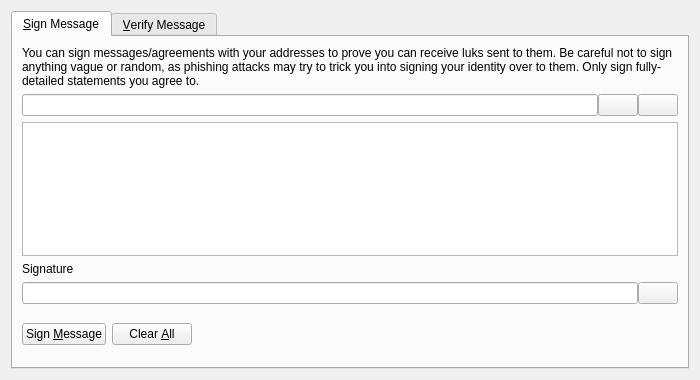
<?xml version="1.0" encoding="UTF-8"?>
<ui version="4.0">
 <class>SignVerifyMessageDialog</class>
 <widget class="QDialog" name="SignVerifyMessageDialog">
  <property name="geometry">
   <rect>
    <x>0</x>
    <y>0</y>
    <width>700</width>
    <height>380</height>
   </rect>
  </property>
  <property name="windowTitle">
   <string>Signatures - Sign / Verify a Message</string>
  </property>
  <property name="modal">
   <bool>true</bool>
  </property>
  <layout class="QVBoxLayout" name="verticalLayout">
   <item>
    <widget class="QTabWidget" name="tabWidget">
     <property name="currentIndex">
      <number>0</number>
     </property>
     <widget class="QWidget" name="tabSignMessage">
      <attribute name="title">
       <string>&amp;Sign Message</string>
      </attribute>
      <layout class="QVBoxLayout" name="verticalLayout_SM">
       <item>
        <widget class="QLabel" name="infoLabel_SM">
         <property name="text">
          <string>You can sign messages/agreements with your addresses to prove you can receive luks sent to them. Be careful not to sign anything vague or random, as phishing attacks may try to trick you into signing your identity over to them. Only sign fully-detailed statements you agree to.</string>
         </property>
         <property name="textFormat">
          <enum>Qt::PlainText</enum>
         </property>
         <property name="wordWrap">
          <bool>true</bool>
         </property>
        </widget>
       </item>
       <item>
        <layout class="QHBoxLayout" name="horizontalLayout_1_SM">
         <property name="spacing">
          <number>0</number>
         </property>
         <item>
          <widget class="QValidatedLineEdit" name="addressIn_SM">
           <property name="toolTip">
            <string>The Luk address to sign the message with</string>
           </property>
          </widget>
         </item>
         <item>
          <widget class="QPushButton" name="addressBookButton_SM">
           <property name="toolTip">
            <string>Choose previously used address</string>
           </property>
           <property name="text">
            <string/>
           </property>
           <property name="icon">
            <iconset resource="../luk.qrc">
             <normaloff>:/icons/address-book</normaloff>:/icons/address-book</iconset>
           </property>
           <property name="shortcut">
            <string>Alt+A</string>
           </property>
           <property name="autoDefault">
            <bool>false</bool>
           </property>
          </widget>
         </item>
         <item>
          <widget class="QPushButton" name="pasteButton_SM">
           <property name="toolTip">
            <string>Paste address from clipboard</string>
           </property>
           <property name="text">
            <string/>
           </property>
           <property name="icon">
            <iconset resource="../luk.qrc">
             <normaloff>:/icons/editpaste</normaloff>:/icons/editpaste</iconset>
           </property>
           <property name="shortcut">
            <string>Alt+P</string>
           </property>
           <property name="autoDefault">
            <bool>false</bool>
           </property>
          </widget>
         </item>
        </layout>
       </item>
       <item>
        <widget class="QPlainTextEdit" name="messageIn_SM">
         <property name="toolTip">
          <string>Enter the message you want to sign here</string>
         </property>
        </widget>
       </item>
       <item>
        <widget class="QLabel" name="signatureLabel_SM">
         <property name="text">
          <string>Signature</string>
         </property>
         <property name="textFormat">
          <enum>Qt::PlainText</enum>
         </property>
        </widget>
       </item>
       <item>
        <layout class="QHBoxLayout" name="horizontalLayout_2_SM">
         <property name="spacing">
          <number>0</number>
         </property>
         <item>
          <widget class="QLineEdit" name="signatureOut_SM">
           <property name="font">
            <font>
             <italic>true</italic>
            </font>
           </property>
           <property name="readOnly">
            <bool>true</bool>
           </property>
          </widget>
         </item>
         <item>
          <widget class="QPushButton" name="copySignatureButton_SM">
           <property name="toolTip">
            <string>Copy the current signature to the system clipboard</string>
           </property>
           <property name="text">
            <string/>
           </property>
           <property name="icon">
            <iconset resource="../luk.qrc">
             <normaloff>:/icons/editcopy</normaloff>:/icons/editcopy</iconset>
           </property>
           <property name="autoDefault">
            <bool>false</bool>
           </property>
          </widget>
         </item>
        </layout>
       </item>
       <item>
        <layout class="QHBoxLayout" name="horizontalLayout_3_SM">
         <item>
          <widget class="QPushButton" name="signMessageButton_SM">
           <property name="toolTip">
            <string>Sign the message to prove you own this Luk address</string>
           </property>
           <property name="text">
            <string>Sign &amp;Message</string>
           </property>
           <property name="icon">
            <iconset resource="../luk.qrc">
             <normaloff>:/icons/edit</normaloff>:/icons/edit</iconset>
           </property>
           <property name="autoDefault">
            <bool>false</bool>
           </property>
          </widget>
         </item>
         <item>
          <widget class="QPushButton" name="clearButton_SM">
           <property name="toolTip">
            <string>Reset all sign message fields</string>
           </property>
           <property name="text">
            <string>Clear &amp;All</string>
           </property>
           <property name="icon">
            <iconset resource="../luk.qrc">
             <normaloff>:/icons/remove</normaloff>:/icons/remove</iconset>
           </property>
           <property name="autoDefault">
            <bool>false</bool>
           </property>
          </widget>
         </item>
         <item>
          <spacer name="horizontalSpacer_1_SM">
           <property name="orientation">
            <enum>Qt::Horizontal</enum>
           </property>
           <property name="sizeHint" stdset="0">
            <size>
             <width>40</width>
             <height>48</height>
            </size>
           </property>
          </spacer>
         </item>
         <item>
          <widget class="QLabel" name="statusLabel_SM">
           <property name="font">
            <font>
             <weight>75</weight>
             <bold>true</bold>
            </font>
           </property>
           <property name="text">
            <string/>
           </property>
           <property name="wordWrap">
            <bool>true</bool>
           </property>
          </widget>
         </item>
         <item>
          <spacer name="horizontalSpacer_2_SM">
           <property name="orientation">
            <enum>Qt::Horizontal</enum>
           </property>
           <property name="sizeHint" stdset="0">
            <size>
             <width>40</width>
             <height>48</height>
            </size>
           </property>
          </spacer>
         </item>
        </layout>
       </item>
      </layout>
     </widget>
     <widget class="QWidget" name="tabVerifyMessage">
      <attribute name="title">
       <string>&amp;Verify Message</string>
      </attribute>
      <layout class="QVBoxLayout" name="verticalLayout_VM">
       <item>
        <widget class="QLabel" name="infoLabel_VM">
         <property name="text">
          <string>Enter the receiver's address, message (ensure you copy line breaks, spaces, tabs, etc. exactly) and signature below to verify the message. Be careful not to read more into the signature than what is in the signed message itself, to avoid being tricked by a man-in-the-middle attack. Note that this only proves the signing party receives with the address, it cannot prove sendership of any transaction!</string>
         </property>
         <property name="textFormat">
          <enum>Qt::PlainText</enum>
         </property>
         <property name="alignment">
          <set>Qt::AlignLeading|Qt::AlignLeft|Qt::AlignTop</set>
         </property>
         <property name="wordWrap">
          <bool>true</bool>
         </property>
        </widget>
       </item>
       <item>
        <layout class="QHBoxLayout" name="horizontalLayout_1_VM">
         <property name="spacing">
          <number>0</number>
         </property>
         <item>
          <widget class="QValidatedLineEdit" name="addressIn_VM">
           <property name="toolTip">
            <string>The Luk address the message was signed with</string>
           </property>
          </widget>
         </item>
         <item>
          <widget class="QPushButton" name="addressBookButton_VM">
           <property name="toolTip">
            <string>Choose previously used address</string>
           </property>
           <property name="text">
            <string/>
           </property>
           <property name="icon">
            <iconset resource="../luk.qrc">
             <normaloff>:/icons/address-book</normaloff>:/icons/address-book</iconset>
           </property>
           <property name="shortcut">
            <string>Alt+A</string>
           </property>
           <property name="autoDefault">
            <bool>false</bool>
           </property>
          </widget>
         </item>
        </layout>
       </item>
       <item>
        <widget class="QPlainTextEdit" name="messageIn_VM"/>
       </item>
       <item>
        <widget class="QValidatedLineEdit" name="signatureIn_VM"/>
       </item>
       <item>
        <layout class="QHBoxLayout" name="horizontalLayout_2_VM">
         <item>
          <widget class="QPushButton" name="verifyMessageButton_VM">
           <property name="toolTip">
            <string>Verify the message to ensure it was signed with the specified Luk address</string>
           </property>
           <property name="text">
            <string>Verify &amp;Message</string>
           </property>
           <property name="icon">
            <iconset resource="../luk.qrc">
             <normaloff>:/icons/transaction_0</normaloff>:/icons/transaction_0</iconset>
           </property>
           <property name="autoDefault">
            <bool>false</bool>
           </property>
          </widget>
         </item>
         <item>
          <widget class="QPushButton" name="clearButton_VM">
           <property name="toolTip">
            <string>Reset all verify message fields</string>
           </property>
           <property name="text">
            <string>Clear &amp;All</string>
           </property>
           <property name="icon">
            <iconset resource="../luk.qrc">
             <normaloff>:/icons/remove</normaloff>:/icons/remove</iconset>
           </property>
           <property name="autoDefault">
            <bool>false</bool>
           </property>
          </widget>
         </item>
         <item>
          <spacer name="horizontalSpacer_1_VM">
           <property name="orientation">
            <enum>Qt::Horizontal</enum>
           </property>
           <property name="sizeHint" stdset="0">
            <size>
             <width>40</width>
             <height>48</height>
            </size>
           </property>
          </spacer>
         </item>
         <item>
          <widget class="QLabel" name="statusLabel_VM">
           <property name="font">
            <font>
             <weight>75</weight>
             <bold>true</bold>
            </font>
           </property>
           <property name="text">
            <string/>
           </property>
           <property name="wordWrap">
            <bool>true</bool>
           </property>
          </widget>
         </item>
         <item>
          <spacer name="horizontalSpacer_2_VM">
           <property name="orientation">
            <enum>Qt::Horizontal</enum>
           </property>
           <property name="sizeHint" stdset="0">
            <size>
             <width>40</width>
             <height>48</height>
            </size>
           </property>
          </spacer>
         </item>
        </layout>
       </item>
      </layout>
     </widget>
    </widget>
   </item>
  </layout>
 </widget>
 <customwidgets>
  <customwidget>
   <class>QValidatedLineEdit</class>
   <extends>QLineEdit</extends>
   <header>qvalidatedlineedit.h</header>
  </customwidget>
 </customwidgets>
 <resources>
  <include location="../luk.qrc"/>
 </resources>
 <connections/>
</ui>
